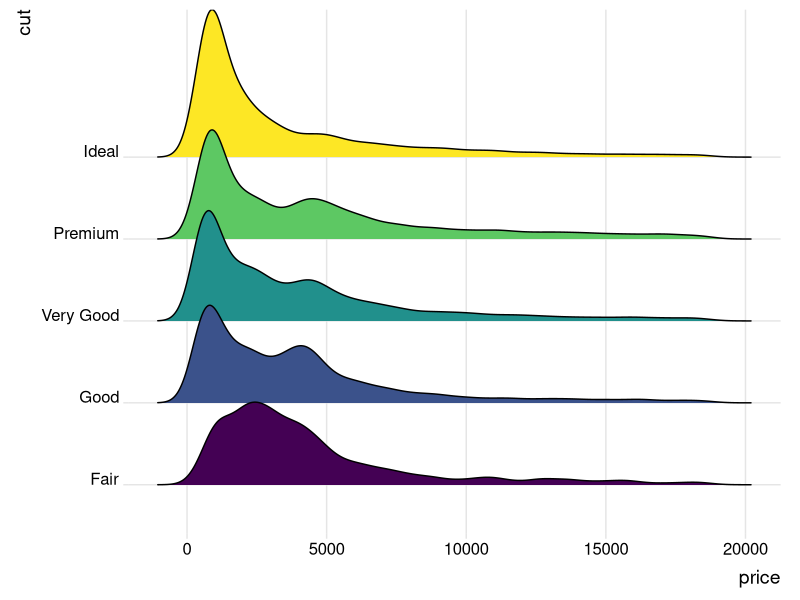
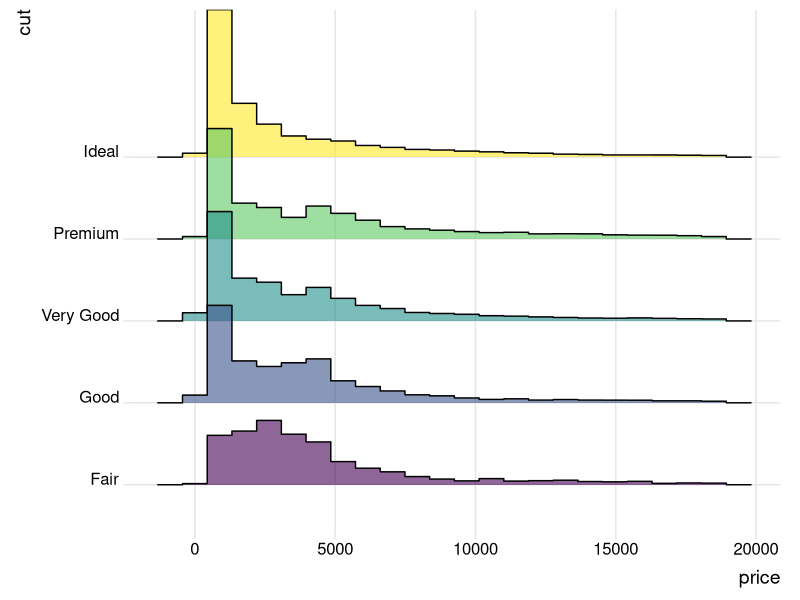
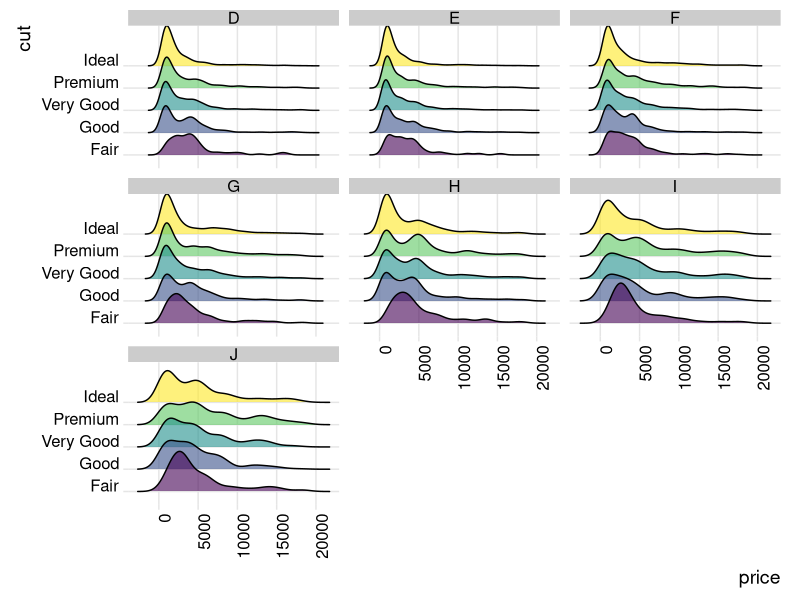
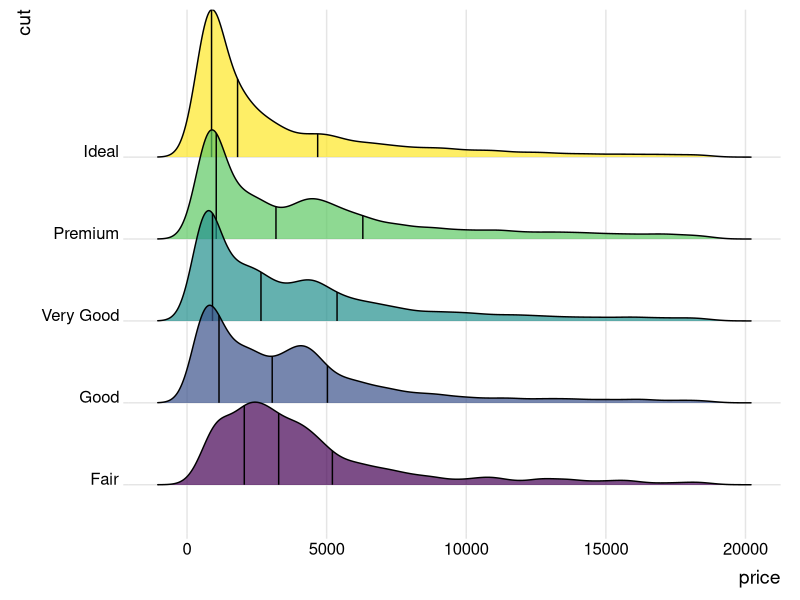

Here is the R script that generated these plots, in order:
## ---- chunk 1
knitr::opts_chunk$set(echo = TRUE, message=FALSE, warning = FALSE)
## ---- chunk 2

# library
library(tidyverse)
library(ggridges) # Ridgeline Plots in ggplot2
library(ggplot2)
(diamonds)
## ---- chunk 3

diamonds %>% 
  ggplot(aes(x = price, y = cut, fill = cut))+
  geom_density_ridges()+
  theme_ridges()+
  theme(legend.position = 'none')

## ---- chunk 4
diamonds %>% 
  ggplot(aes(x = price, y = cut, fill = cut))+
  geom_density_ridges(alpha=.6, stat = 'binline', bins=22)+
  theme_ridges()+
  theme(legend.position = 'none')
  
  
## ---- chunk 5
diamonds %>% 
  ggplot(aes(x = price, y = cut, fill = cut))+
  geom_density_ridges(alpha=.6)+
  facet_wrap(~color)+
  theme_ridges()+
  theme(legend.position = 'none')+
  theme(axis.text.x = element_text(angle = 90, hjust = 1))


## ---- chunk 6

diamonds %>% 
  ggplot(aes(x = price, y = cut, fill = cut))+
  geom_density_ridges(alpha=.7, quantile_lines = TRUE)+
  theme_ridges()+
  theme(legend.position = 'none')


## ---- chunk 7




